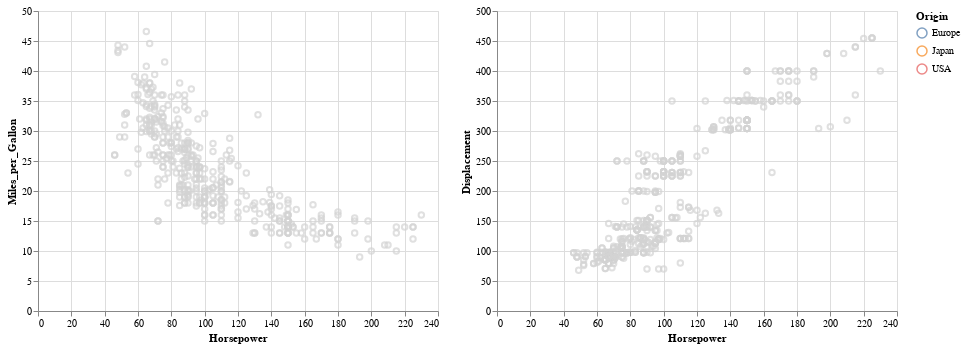

Notebook source saved alongside this figure:
### Code cell
cars = data.cars()

sel = alt.selection_interval(encodings=['x'], empty='none')

base = \
(alt
 .Chart(data=cars)
 .mark_point()
 .encode(alt.X('Horsepower'),
         color=alt.condition(sel, 'Origin', alt.value('lightgray')),
         tooltip='Horsepower')
 .properties(selection=sel)
)

panels = alt.hconcat(
    base.encode(alt.Y('Miles_per_Gallon')), 
    base.encode(alt.Y('Displacement'))
)

panels.save('hconcatd-scatterplots-with-selection.html')
panels

### Figure 1 — Vega-Lite specification as saved in the notebook (floating-point values rounded to 4 significant figures; data arrays with more than 128 entries replaced by an {"elided": "..."} marker saying what was removed)
{"$schema": "https://vega.github.io/schema/vega-lite/v2.4.1.json", "config": {"view": {"height": 300, "width": 400}}, "hconcat": [{"data": {"values": {"elided": "406 records"}}, "encoding": {"color": {"condition": {"field": "Origin", "selection": "selector001", "type": "nominal"}, "value": "lightgray"}, "tooltip": {"field": "Horsepower", "type": "quantitative"}, "x": {"field": "Horsepower", "type": "quantitative"}, "y": {"field": "Miles_per_Gallon", "type": "quantitative"}}, "mark": "point", "selection": {"selector001": {"empty": "none", "encodings": ["x"], "mark": {"fill": "#333", "fillOpacity": 0.125, "stroke": "white"}, "on": "[mousedown, window:mouseup] > window:mousemove!", "resolve": "global", "translate": "[mousedown, window:mouseup] > window:mousemove!", "type": "interval", "zoom": "wheel!"}}}, {"data": {"values": {"elided": "406 records"}}, "encoding": {"color": {"condition": {"field": "Origin", "selection": "selector001", "type": "nominal"}, "value": "lightgray"}, "tooltip": {"field": "Horsepower", "type": "quantitative"}, "x": {"field": "Horsepower", "type": "quantitative"}, "y": {"field": "Displacement", "type": "quantitative"}}, "mark": "point", "selection": {"selector001": {"empty": "none", "encodings": ["x"], "mark": {"fill": "#333", "fillOpacity": 0.125, "stroke": "white"}, "on": "[mousedown, window:mouseup] > window:mousemove!", "resolve": "global", "translate": "[mousedown, window:mouseup] > window:mousemove!", "type": "interval", "zoom": "wheel!"}}}]}
